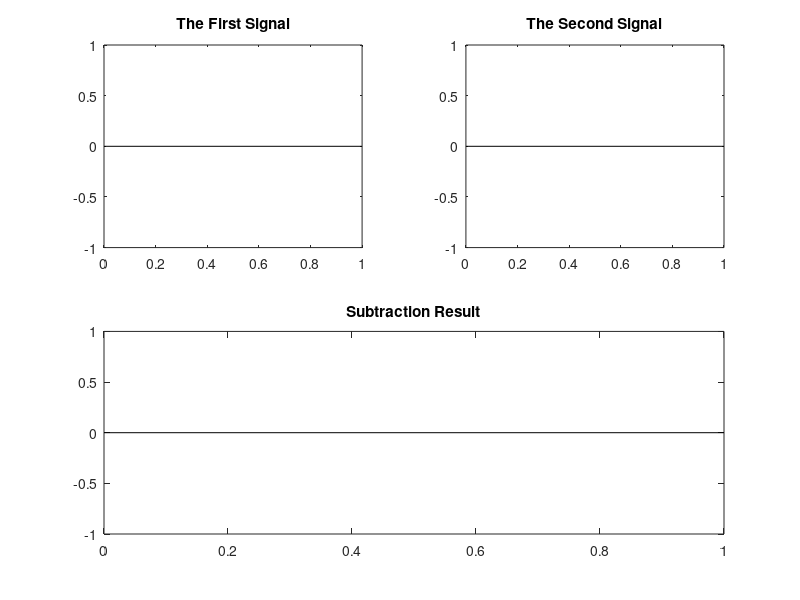

Recreate this plot in MATLAB.
function subtract(~, ~)

    % Create a window to get start point, end point, and the amplitude of
    % the first signal
    windowMessages = {'Start point of the first signal range', ...
                      'End point of the first signal range', ...
                      'Amplitude Values'};
    
    % Opening the input window
    firstSignal = inputdlg(windowMessages, 'First Signal Input', [1, 50]);
    
    % check if the user has clicked the cancel button
    if isempty(firstSignal)
        return;
    end
    
    % extracting values from the cell array [firstSignal]
    Begin = str2double(firstSignal{1});
    End = str2double(firstSignal{2});
    x1 = Begin:End;
    y1 = str2double(strsplit(firstSignal{3}));
    
    % Create a window to get start point, end point, and the amplitude of
    % the second signal
    windowMessages = {'Start point of the second signal range', ...
                      'End point of the second signal range', ...
                      'Amplitude Values'};
    
    % Opening the input window
    secondSignal = inputdlg(windowMessages, 'Second Signal Input', [1, 50]);
    
    % check if the user has clicked the cancel button
    if isempty(secondSignal)
        return;
    end
    
    % extracting values from the cell array [firstSignal]
    Begin = str2double(secondSignal{1});
    End = str2double(secondSignal{2});
    x2 = Begin:End;
    y2 = str2double(strsplit(secondSignal{3}));
    
    % Creating new window for plotting
    figure('Name', 'Signal Subtraction');
    
    % Plotting the first signal
    subplot(2, 2, 1);
    stem(x1, y1);
    title('The First Signal');
    
    % Plotting the second signal
    subplot(2, 2, 2);
    stem(x2, y2);
    title('The Second Signal');
    
    % Generating time vector for the mulplication signal
    x = min(min(x1), min(x2)):max(max(x1), max(x2));
    
    % aligning the amplitude vectors from the beginning
    if x1(1) < x2(1)
        y2 = [zeros(1, abs(x1(1) - x2(1))), y2];
    elseif x1(1) > x2(1)
        y1 = [zeros(1, abs(x1(1) - x2(1))), y1];
    end
    
    % aligning the amplitude vectors from the beginning
    if x1(end) < x2(end)
        y1 = [y1, zeros(1, abs(x1(end) - x2(end)))];
    elseif x1(end) > x2(end)
        y2 = [y2, zeros(1, abs(x1(end) - x2(end)))];
    end
    
    % Subtraction Result vector
    y = y1.*y2;
    
    % Plotting the subtraction result
    subplot(2, 2, [3, 4]);
    stem(x, y);
    title('Subtraction Result');
    
end